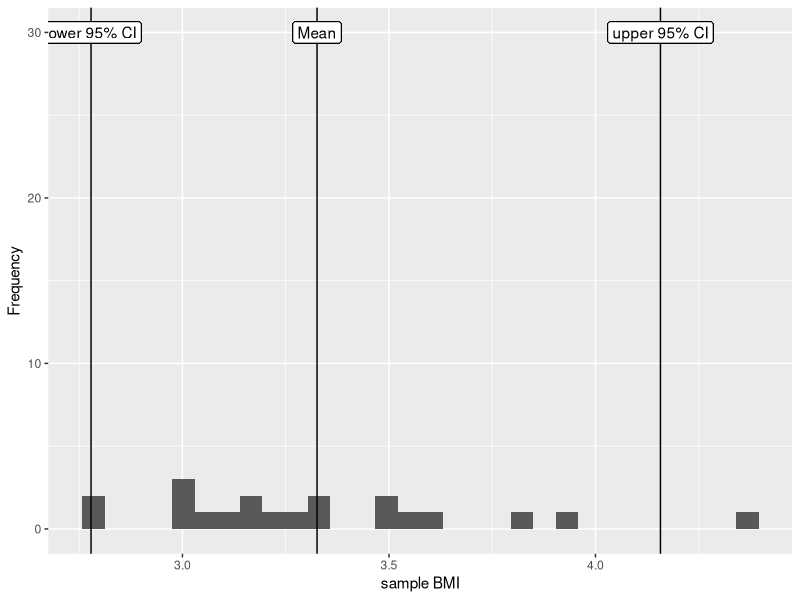

This chart was generated by the following R code:
## Bootstrapping exercise

# fetch data
trees <- datasets::trees

# tree BMI
tree_BMI <- trees$Volume / sqrt(trees$Height)

# create a random sample
sample(tree_BMI)

# create a random sample, with replacement
sample(tree_BMI, replace = TRUE)



# create an empty dataset
sample_BMIs <- NULL

for(i in 1:20) {
  
  sample_temp <- mean(sample(tree_BMI, replace = TRUE))
  
  sample_BMIs <- c(sample_BMIs, sample_temp)
}

sample_BMIs

mean(sample_BMIs)

# extract 95% confidence interval using the 2.5 and 97.5 percentiles
quantile(sample_BMIs, c(.025, .975))


# visualise the bootstrapped distribution

library("ggplot2")
library("dplyr")
as.data.frame(sample_BMIs) %>%
  ggplot(aes(x = sample_BMIs)) +
  geom_histogram() +
  labs(x = "sample BMI", y = "Frequency") +
  geom_vline(xintercept = mean(sample_BMIs)) + # mean
  geom_vline(xintercept = quantile(sample_BMIs, .025)) + # lower CI
  geom_vline(xintercept = quantile(sample_BMIs, .975)) + # upper CI
  geom_label(aes(x = mean(sample_BMIs), y = 30, label = "Mean")) +
  geom_label(aes(x = quantile(sample_BMIs, .025), y = 30, label = "lower 95% CI")) +
  geom_label(aes(x = quantile(sample_BMIs, .975), y = 30, label = "upper 95% CI"))